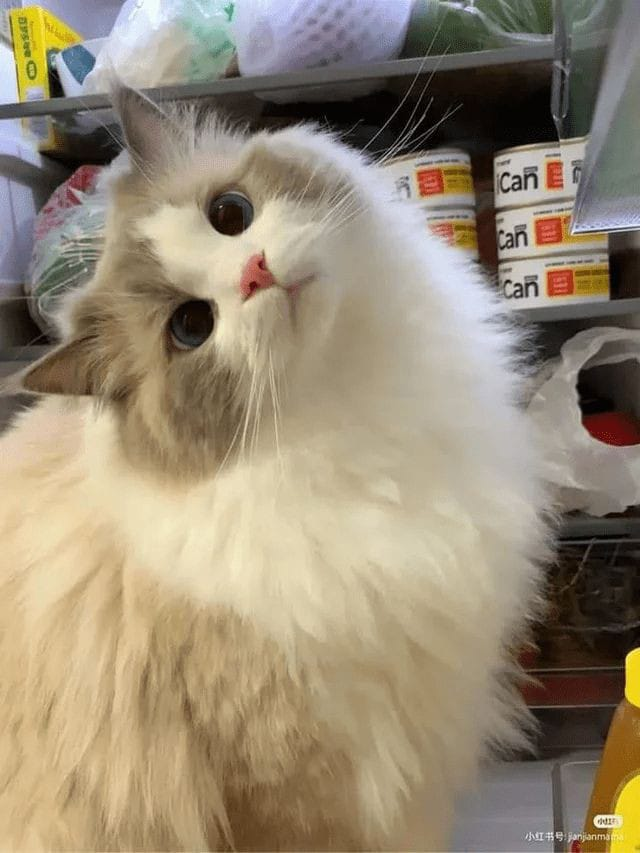
#> input picture kucing.jpg, 640 x 853 px
$ python 'Latihan 1.py'
#> lines starting #> are read from the running program, lines starting #| are printed output that depends on the picture
# Rossy Musdawiyah Anisa, 1217070078

import cv2
import numpy as np
image = cv2.imread("kucing.jpg")
#> image is the input picture: shape (853, 640, 3); mean B, G, R 117.3, 138.9, 151.8
b,g,r = cv2.split(image)
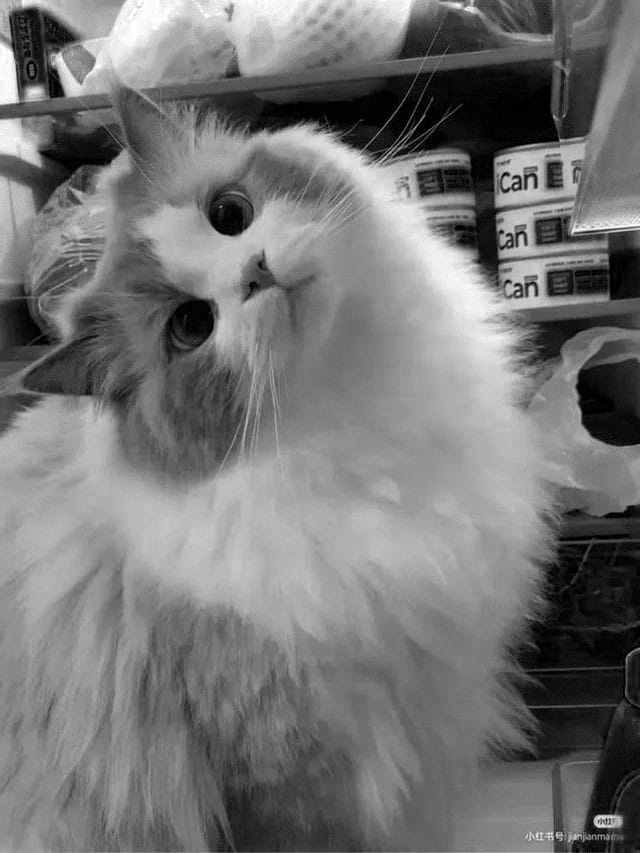
#> b: shape (853, 640); min 0, max 255, mean 117.3
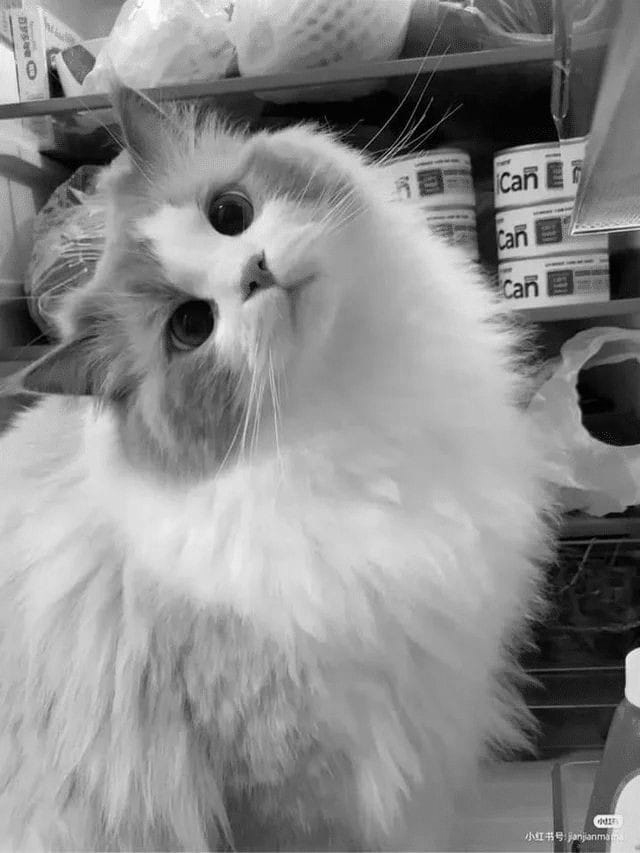
#> g: shape (853, 640); min 0, max 255, mean 138.9
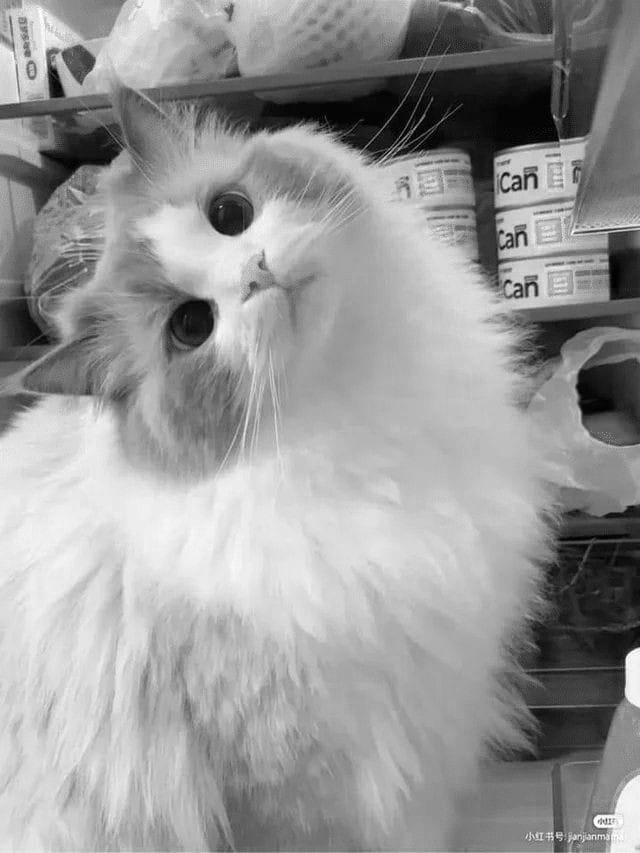
#> r: shape (853, 640); min 0, max 255, mean 151.8
#buat matriks seukuran dengan citra
matriks0 = np.zeros(image.shape[:2],image.dtype)
m = matriks0
#merge matriks dengan matriks citra merah
merah = cv2.merge([m,m,r])
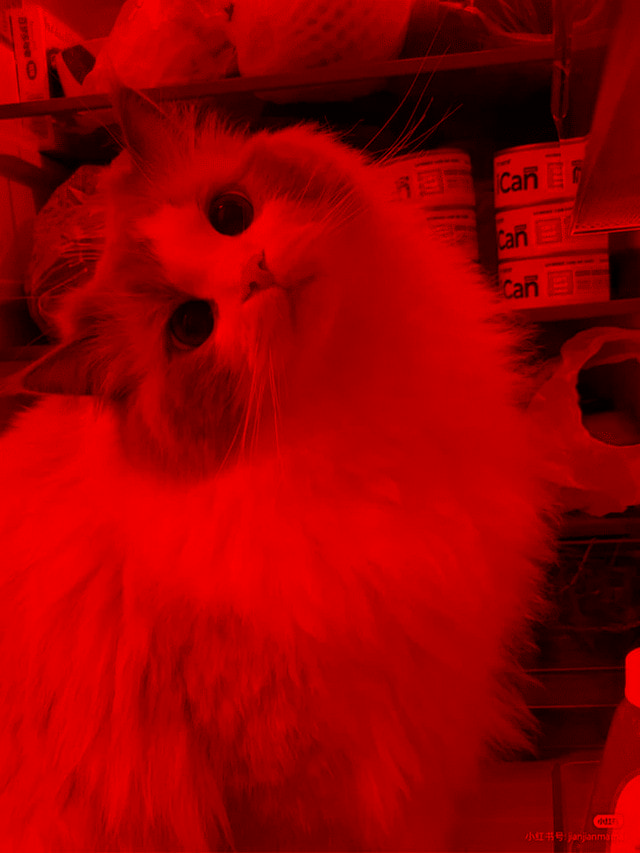
#> merah: shape (853, 640, 3); mean of channels 0, 1, 2 0, 0, 151.8; drawn as B, G, R
cv2.imshow('Citra red channel', merah)
cv2.waitKey(0)
